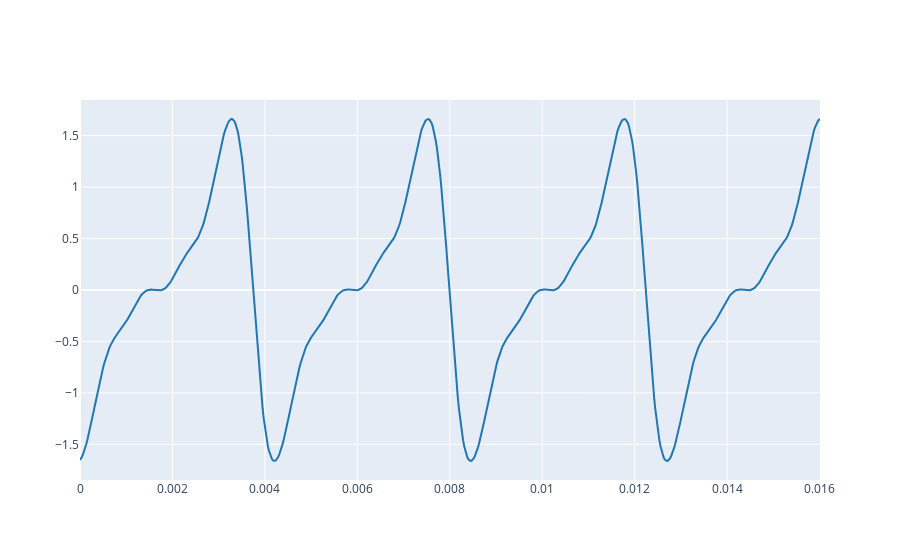
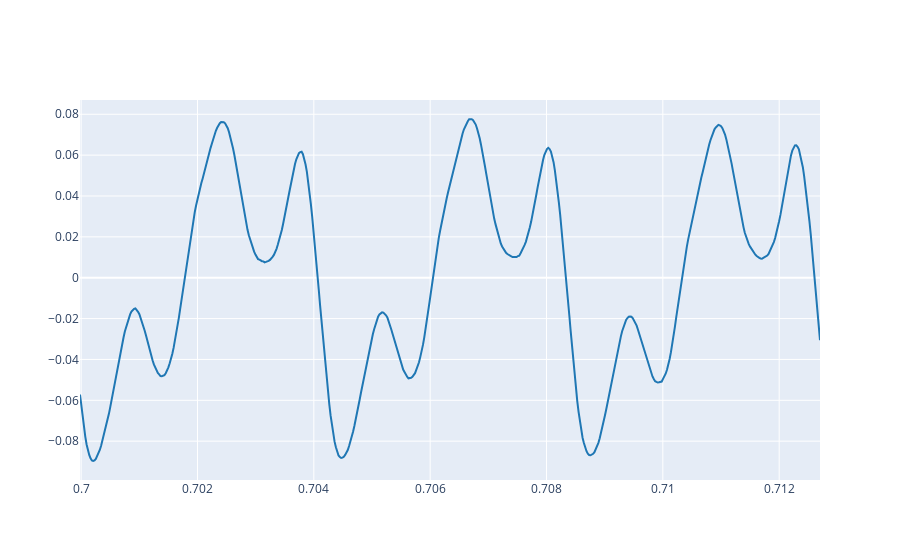

Source (notebook cell) for these figures, in order:
### Markdown cell above
2.1. Use the `synthetize` function to generate a synthesis with the weights ($A_k$) found in 1.3 and the fundamental frequency and phases found in previous labs. Plot both the reference and the synthetize signal. Listen to the synthetize signal.

### Code cell
from IPython.display import Audio

# Write the code here
f0 = 235.8  # Fundamental frequency from Lab 1 (replace with actual value if different)
deltha_t = 0.0042435
phi = 2*np.pi*f0*(deltha_t + 0.0005) % (2*np.pi) + np.pi/2
# Extend the time array to cover a longer duration
t = np.arange(0, 0.016, 1.0/fs) 
# Number of harmonics
K = len(weights)
period = 1 / f0
t_start = 0.7
t_end = t_start + 3 * period 
synthesized_signal = synthesize(f0, phi, weights, t)


# Plot both signals
plot_signals(synthesized_signal, fs) # Synthesized signal
plot_signals(OurRef, fs, t_start=t_start, t_end=t_end) # Reference signal

# Listen to the synthesized signal
#   - First we modify the time of the signal to be able to appreciate the sound:
t = np.arange(0, 1, 1.0/fs)
synthesized_signal = synthesize(f0, phi, weights, t)
#   - Then we listen to the signal
Audio(synthesized_signal, rate=fs)

### Figure 1 — Plotly figure (JSON) as saved in the notebook; plotly's stock layout.template omitted (floating-point values rounded to 4 significant figures; data arrays with more than 128 entries replaced by an {"elided": "..."} marker saying what was removed)
{"data": [{"line": {"color": "#1f77b4", "shape": "linear"}, "mode": "lines", "name": "audio signal 0", "type": "scatter", "x": {"elided": "706 float values"}, "y": {"elided": "706 float values"}}], "layout": {}}

### Figure 2 — Plotly figure (JSON) as saved in the notebook; plotly's stock layout.template omitted (floating-point values rounded to 4 significant figures; data arrays with more than 128 entries replaced by an {"elided": "..."} marker saying what was removed)
{"data": [{"line": {"color": "#1f77b4", "shape": "linear"}, "mode": "lines", "name": "audio signal 0", "type": "scatter", "x": {"elided": "562 float values"}, "y": {"elided": "562 float values"}}], "layout": {}}
